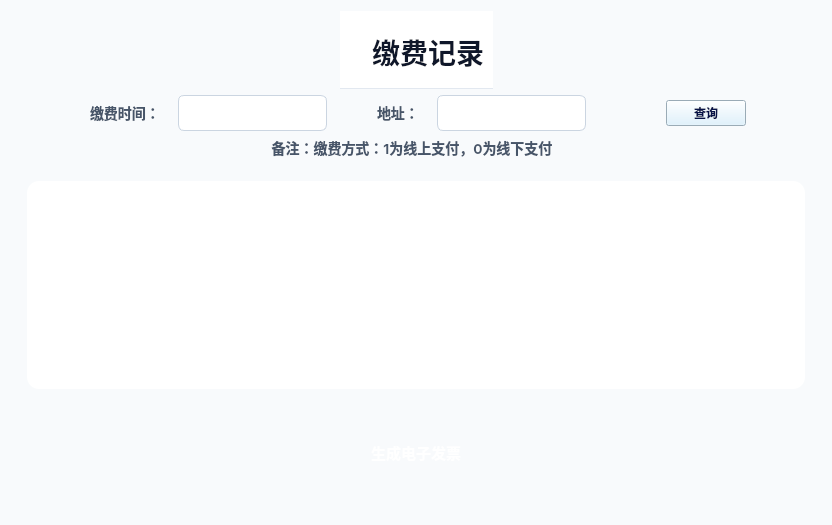
<?xml version="1.0" encoding="UTF-8"?>
<ui version="4.0">
 <class>History</class>
 <widget class="QWidget" name="History">
  <property name="geometry">
   <rect>
    <x>0</x>
    <y>0</y>
    <width>832</width>
    <height>525</height>
   </rect>
  </property>
  <property name="windowTitle">
   <string>缴费记录</string>
  </property>
  <property name="styleSheet">
   <string notr="true">/* 全局样式 */
QWidget {
    font-family: &quot;Inter&quot;, &quot;Microsoft YaHei&quot;, sans-serif;
    color: #334155;
    background-color: #f8fafc;
}

/* 标题区域 */
QLabel#label {
    font-size: 28px;
    font-weight: 700;
    color: #0f172a;
    padding: 20px 0 15px 24px;
    background-color: #ffffff;
    border-bottom: 1px solid #e2e8f0;
    text-shadow: 0 1px 2px rgba(0, 0, 0, 0.1);
}

/* 搜索区域卡片 */
QWidget#searchCard {
    background-color: #ffffff;
    border-radius: 12px;
    padding: 16px;
    margin: 16px;
    box-shadow: 0 4px 6px -1px rgba(0, 0, 0, 0.1), 0 2px 4px -1px rgba(0, 0, 0, 0.06);
}

/* 标签样式 */
QLabel {
    font-size: 14px;
    font-weight: 500;
    color: #475569;
    padding-right: 8px;
}

/* 输入框 */
QLineEdit {
    border: 1px solid #cbd5e1;
    border-radius: 6px;
    padding: 8px 12px;
    font-size: 14px;
    background-color: #ffffff;
    transition: all 0.2s ease;
}
QLineEdit:focus {
    border-color: #3b82f6;
    box-shadow: 0 0 0 3px rgba(59, 130, 246, 0.3);
    outline: none;
}

/* 查询按钮 */
QPushButton#queryButton {
    background: linear-gradient(135deg, #3b82f6, #2563eb);
    color: #ffffff;
    border: none;
    border-radius: 6px;
    padding: 9px 20px;
    font-size: 14px;
    font-weight: 600;
    transition: all 0.2s ease;
}
QPushButton#queryButton:hover {
    background: linear-gradient(135deg, #2563eb, #1d4ed8);
    transform: translateY(-1px);
    box-shadow: 0 4px 6px -1px rgba(59, 130, 246, 0.4);
}
QPushButton#queryButton:pressed {
    transform: translateY(0);
    box-shadow: 0 2px 4px -1px rgba(59, 130, 246, 0.4);
}

/* 表格卡片 */
QWidget#tableView {
    background-color: #ffffff;
    border-radius: 12px;
    margin: 16px;
    box-shadow: 0 4px 6px -1px rgba(0, 0, 0, 0.1), 0 2px 4px -1px rgba(0, 0, 0, 0.06);
}

/* 表格样式 */
QTableWidget {
    border: none;
    background-color: #ffffff;
    gridline-color: #e2e8f0;
    selection-background-color: #dbeafe;
    selection-color: #0f172a;
}
QTableWidget::item {
    padding: 10px 12px;
    border-bottom: 1px solid #e2e8f0;
}
QHeaderView::section {
    background-color: #f1f5f9;
    color: #334155;
    border: none;
    border-bottom: 2px solid #e2e8f0;
    padding: 10px 12px;
    font-weight: 600;
    text-align: left;
}

/* 状态列（假设是第5列） */
QTableWidget::item:nth-child(5) {
    color: #10b981; /* 薄荷绿 */
}

/* 生成发票按钮 */
QPushButton#generateInvoiceButton {
    background: linear-gradient(135deg, #10b981, #059669);
    color: #ffffff;
    border: none;
    border-radius: 6px;
    padding: 10px 24px;
    font-size: 15px;
    font-weight: 600;
    transition: all 0.2s ease;
}
QPushButton#generateInvoiceButton:hover {
    background: linear-gradient(135deg, #059669, #047857);
    transform: translateY(-1px);
    box-shadow: 0 4px 6px -1px rgba(16, 185, 129, 0.4);
}
QPushButton#generateInvoiceButton:pressed {
    transform: translateY(0);
    box-shadow: 0 2px 4px -1px rgba(16, 185, 129, 0.4);
}

/* 滚动条美化 */
QScrollBar:vertical {
    width: 8px;
    background: #f1f5f9;
    margin: 0;
    border-radius: 4px;
}
QScrollBar::handle:vertical {
    background: #94a3b8;
    border-radius: 4px;
}
QScrollBar::handle:vertical:hover {
    background: #64748b;
}
QScrollBar::add-line:vertical,
QScrollBar::sub-line:vertical {
    height: 0;
}

/* 底部区域 */
QWidget#bottomWidget {
    background-color: #f8fafc;
    border-top: 1px solid #e2e8f0;
    padding: 16px;
}</string>
  </property>
  <layout class="QGridLayout" name="gridLayout">
   <item row="0" column="0">
    <layout class="QVBoxLayout" name="verticalLayout_4">
     <item>
      <layout class="QHBoxLayout" name="horizontalLayout">
       <item>
        <spacer name="horizontalSpacer">
         <property name="orientation">
          <enum>Qt::Horizontal</enum>
         </property>
         <property name="sizeHint" stdset="0">
          <size>
           <width>40</width>
           <height>20</height>
          </size>
         </property>
        </spacer>
       </item>
       <item>
        <widget class="QLabel" name="label">
         <property name="font">
          <font>
           <family>Inter,Microsoft YaHei,sans-serif</family>
           <pointsize>-1</pointsize>
           <weight>87</weight>
           <bold>true</bold>
          </font>
         </property>
         <property name="text">
          <string>缴费记录</string>
         </property>
        </widget>
       </item>
       <item>
        <spacer name="horizontalSpacer_2">
         <property name="orientation">
          <enum>Qt::Horizontal</enum>
         </property>
         <property name="sizeHint" stdset="0">
          <size>
           <width>40</width>
           <height>20</height>
          </size>
         </property>
        </spacer>
       </item>
       <item>
        <layout class="QVBoxLayout" name="verticalLayout"/>
       </item>
      </layout>
     </item>
     <item>
      <layout class="QHBoxLayout" name="horizontalLayout_4">
       <item>
        <spacer name="horizontalSpacer_6">
         <property name="orientation">
          <enum>Qt::Horizontal</enum>
         </property>
         <property name="sizeHint" stdset="0">
          <size>
           <width>40</width>
           <height>20</height>
          </size>
         </property>
        </spacer>
       </item>
       <item>
        <layout class="QHBoxLayout" name="horizontalLayout_2">
         <item>
          <widget class="QLabel" name="label_2">
           <property name="font">
            <font>
             <family>Inter,Microsoft YaHei,sans-serif</family>
             <pointsize>-1</pointsize>
             <weight>62</weight>
             <bold>true</bold>
            </font>
           </property>
           <property name="text">
            <string>缴费时间：</string>
           </property>
          </widget>
         </item>
         <item>
          <widget class="QLineEdit" name="paymentTimeEdit"/>
         </item>
        </layout>
       </item>
       <item>
        <layout class="QHBoxLayout" name="horizontalLayout_3">
         <item>
          <spacer name="horizontalSpacer_4">
           <property name="orientation">
            <enum>Qt::Horizontal</enum>
           </property>
           <property name="sizeHint" stdset="0">
            <size>
             <width>40</width>
             <height>20</height>
            </size>
           </property>
          </spacer>
         </item>
         <item>
          <widget class="QLabel" name="label_3">
           <property name="font">
            <font>
             <family>Inter,Microsoft YaHei,sans-serif</family>
             <pointsize>-1</pointsize>
             <weight>62</weight>
             <bold>true</bold>
            </font>
           </property>
           <property name="text">
            <string>地址：</string>
           </property>
          </widget>
         </item>
         <item>
          <widget class="QLineEdit" name="addressEdit"/>
         </item>
        </layout>
       </item>
       <item>
        <spacer name="horizontalSpacer_5">
         <property name="orientation">
          <enum>Qt::Horizontal</enum>
         </property>
         <property name="sizeHint" stdset="0">
          <size>
           <width>40</width>
           <height>20</height>
          </size>
         </property>
        </spacer>
       </item>
       <item>
        <widget class="QPushButton" name="queryButton_2">
         <property name="font">
          <font>
           <family>Inter,Microsoft YaHei,sans-serif</family>
           <weight>75</weight>
           <bold>true</bold>
          </font>
         </property>
         <property name="styleSheet">
          <string notr="true">color: rgb(6, 18, 71);
border-color: rgb(201, 246, 255);
background-color: rgb(216, 240, 255);</string>
         </property>
         <property name="text">
          <string>查询</string>
         </property>
        </widget>
       </item>
       <item>
        <spacer name="horizontalSpacer_7">
         <property name="orientation">
          <enum>Qt::Horizontal</enum>
         </property>
         <property name="sizeHint" stdset="0">
          <size>
           <width>40</width>
           <height>20</height>
          </size>
         </property>
        </spacer>
       </item>
      </layout>
     </item>
     <item>
      <layout class="QVBoxLayout" name="verticalLayout_3">
       <item>
        <widget class="QLabel" name="label_4">
         <property name="font">
          <font>
           <family>Inter,Microsoft YaHei,sans-serif</family>
           <pointsize>-1</pointsize>
           <weight>62</weight>
           <bold>true</bold>
          </font>
         </property>
         <property name="text">
          <string>备注：缴费方式：1为线上支付，0为线下支付</string>
         </property>
         <property name="alignment">
          <set>Qt::AlignCenter</set>
         </property>
        </widget>
       </item>
       <item>
        <widget class="QTableView" name="tableView">
         <property name="styleSheet">
          <string notr="true"/>
         </property>
        </widget>
       </item>
       <item>
        <layout class="QHBoxLayout" name="horizontalLayout_5">
         <item>
          <spacer name="horizontalSpacer_8">
           <property name="orientation">
            <enum>Qt::Horizontal</enum>
           </property>
           <property name="sizeHint" stdset="0">
            <size>
             <width>40</width>
             <height>20</height>
            </size>
           </property>
          </spacer>
         </item>
         <item>
          <layout class="QVBoxLayout" name="verticalLayout_2">
           <item>
            <spacer name="verticalSpacer_3">
             <property name="orientation">
              <enum>Qt::Vertical</enum>
             </property>
             <property name="sizeType">
              <enum>QSizePolicy::Fixed</enum>
             </property>
             <property name="sizeHint" stdset="0">
              <size>
               <width>20</width>
               <height>20</height>
              </size>
             </property>
            </spacer>
           </item>
           <item>
            <widget class="QPushButton" name="generateInvoiceButton">
             <property name="font">
              <font>
               <family>Inter,Microsoft YaHei,sans-serif</family>
               <pointsize>11</pointsize>
              </font>
             </property>
             <property name="text">
              <string>生成电子发票</string>
             </property>
            </widget>
           </item>
           <item>
            <spacer name="verticalSpacer_2">
             <property name="orientation">
              <enum>Qt::Vertical</enum>
             </property>
             <property name="sizeType">
              <enum>QSizePolicy::Fixed</enum>
             </property>
             <property name="sizeHint" stdset="0">
              <size>
               <width>20</width>
               <height>40</height>
              </size>
             </property>
            </spacer>
           </item>
          </layout>
         </item>
         <item>
          <spacer name="horizontalSpacer_9">
           <property name="orientation">
            <enum>Qt::Horizontal</enum>
           </property>
           <property name="sizeHint" stdset="0">
            <size>
             <width>40</width>
             <height>20</height>
            </size>
           </property>
          </spacer>
         </item>
        </layout>
       </item>
      </layout>
     </item>
    </layout>
   </item>
  </layout>
 </widget>
 <resources/>
 <connections/>
</ui>
